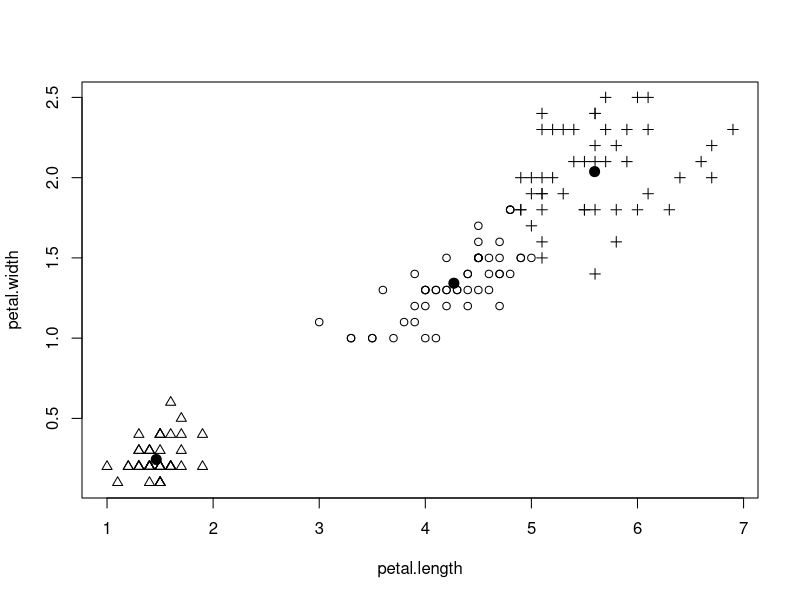

Recreate this plot in R.
inputData <- read.csv("./iris.csv")
results <- kmeans(inputData, 3)
plot(inputData[c("petal.length", "petal.width")], pch = results$cluster, cex = 1)
points(results$centers, pch = 20, cex = 2)
